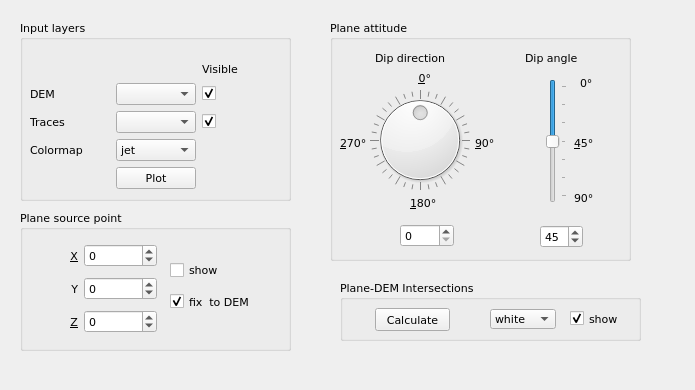
<?xml version="1.0" encoding="UTF-8"?>
<ui version="4.0">
 <class>PlaneDemForm</class>
 <widget class="QWidget" name="PlaneDemForm">
  <property name="geometry">
   <rect>
    <x>0</x>
    <y>0</y>
    <width>695</width>
    <height>390</height>
   </rect>
  </property>
  <property name="windowTitle">
   <string>Plane-DEM intersections</string>
  </property>
  <widget class="QWidget" name="Intersection_widget" native="true">
   <property name="geometry">
    <rect>
     <x>15</x>
     <y>565</y>
     <width>251</width>
     <height>111</height>
    </rect>
   </property>
   <property name="font">
    <font>
     <family>Verdana</family>
     <pointsize>8</pointsize>
    </font>
   </property>
  </widget>
  <widget class="QGroupBox" name="plane_groupBox">
   <property name="geometry">
    <rect>
     <x>330</x>
     <y>20</y>
     <width>301</width>
     <height>241</height>
    </rect>
   </property>
   <property name="font">
    <font>
     <family>Verdana</family>
     <pointsize>8</pointsize>
     <weight>50</weight>
     <bold>false</bold>
    </font>
   </property>
   <property name="title">
    <string>Plane attitude</string>
   </property>
   <widget class="QLabel" name="DDirection_0_label">
    <property name="geometry">
     <rect>
      <x>80</x>
      <y>50</y>
      <width>21</width>
      <height>16</height>
     </rect>
    </property>
    <property name="font">
     <font>
      <family>Verdana</family>
      <pointsize>8</pointsize>
     </font>
    </property>
    <property name="text">
     <string>&amp;0°</string>
    </property>
    <property name="alignment">
     <set>Qt::AlignRight|Qt::AlignTrailing|Qt::AlignVCenter</set>
    </property>
    <property name="buddy">
     <cstring>DDirection_dial</cstring>
    </property>
   </widget>
   <widget class="QLabel" name="DDirection_label">
    <property name="geometry">
     <rect>
      <x>45</x>
      <y>30</y>
      <width>87</width>
      <height>16</height>
     </rect>
    </property>
    <property name="font">
     <font>
      <family>Verdana</family>
      <pointsize>8</pointsize>
      <weight>50</weight>
      <bold>false</bold>
     </font>
    </property>
    <property name="text">
     <string>Dip direction</string>
    </property>
    <property name="buddy">
     <cstring>DDirection_dial</cstring>
    </property>
   </widget>
   <widget class="QLabel" name="DAngle_label">
    <property name="geometry">
     <rect>
      <x>195</x>
      <y>30</y>
      <width>63</width>
      <height>16</height>
     </rect>
    </property>
    <property name="font">
     <font>
      <family>Verdana</family>
      <pointsize>8</pointsize>
      <weight>50</weight>
      <bold>false</bold>
     </font>
    </property>
    <property name="text">
     <string>Dip angle</string>
    </property>
    <property name="buddy">
     <cstring>DAngle_verticalSlider</cstring>
    </property>
   </widget>
   <widget class="QLabel" name="DDirection_90_label">
    <property name="geometry">
     <rect>
      <x>145</x>
      <y>115</y>
      <width>30</width>
      <height>16</height>
     </rect>
    </property>
    <property name="font">
     <font>
      <family>Verdana</family>
      <pointsize>8</pointsize>
     </font>
    </property>
    <property name="text">
     <string>&amp;90°</string>
    </property>
    <property name="buddy">
     <cstring>DDirection_dial</cstring>
    </property>
   </widget>
   <widget class="QSpinBox" name="DDirection_spinBox">
    <property name="geometry">
     <rect>
      <x>70</x>
      <y>204</y>
      <width>54</width>
      <height>23</height>
     </rect>
    </property>
    <property name="font">
     <font>
      <family>Verdana</family>
      <pointsize>8</pointsize>
     </font>
    </property>
    <property name="minimum">
     <number>0</number>
    </property>
    <property name="maximum">
     <number>360</number>
    </property>
    <property name="singleStep">
     <number>1</number>
    </property>
   </widget>
   <widget class="QDial" name="DDirection_dial">
    <property name="geometry">
     <rect>
      <x>40</x>
      <y>70</y>
      <width>100</width>
      <height>100</height>
     </rect>
    </property>
    <property name="font">
     <font>
      <family>Verdana</family>
      <pointsize>8</pointsize>
     </font>
    </property>
    <property name="maximum">
     <number>359</number>
    </property>
    <property name="pageStep">
     <number>30</number>
    </property>
    <property name="value">
     <number>180</number>
    </property>
    <property name="sliderPosition">
     <number>180</number>
    </property>
    <property name="tracking">
     <bool>true</bool>
    </property>
    <property name="orientation">
     <enum>Qt::Vertical</enum>
    </property>
    <property name="invertedAppearance">
     <bool>false</bool>
    </property>
    <property name="invertedControls">
     <bool>false</bool>
    </property>
    <property name="wrapping">
     <bool>true</bool>
    </property>
    <property name="notchTarget">
     <double>10.000000000000000</double>
    </property>
    <property name="notchesVisible">
     <bool>true</bool>
    </property>
   </widget>
   <widget class="QSlider" name="DAngle_verticalSlider">
    <property name="geometry">
     <rect>
      <x>216</x>
      <y>59</y>
      <width>21</width>
      <height>124</height>
     </rect>
    </property>
    <property name="font">
     <font>
      <family>Verdana</family>
      <pointsize>8</pointsize>
     </font>
    </property>
    <property name="maximum">
     <number>90</number>
    </property>
    <property name="value">
     <number>45</number>
    </property>
    <property name="orientation">
     <enum>Qt::Vertical</enum>
    </property>
    <property name="invertedAppearance">
     <bool>true</bool>
    </property>
    <property name="tickPosition">
     <enum>QSlider::TicksBelow</enum>
    </property>
    <property name="tickInterval">
     <number>15</number>
    </property>
   </widget>
   <widget class="QLabel" name="DDirection_180_label">
    <property name="geometry">
     <rect>
      <x>80</x>
      <y>175</y>
      <width>33</width>
      <height>16</height>
     </rect>
    </property>
    <property name="font">
     <font>
      <family>Verdana</family>
      <pointsize>8</pointsize>
     </font>
    </property>
    <property name="text">
     <string>&amp;180°</string>
    </property>
    <property name="buddy">
     <cstring>DDirection_dial</cstring>
    </property>
   </widget>
   <widget class="QSpinBox" name="DAngle_spinBox">
    <property name="geometry">
     <rect>
      <x>210</x>
      <y>205</y>
      <width>43</width>
      <height>23</height>
     </rect>
    </property>
    <property name="font">
     <font>
      <family>Verdana</family>
      <pointsize>8</pointsize>
     </font>
    </property>
    <property name="minimum">
     <number>0</number>
    </property>
    <property name="maximum">
     <number>90</number>
    </property>
    <property name="singleStep">
     <number>1</number>
    </property>
    <property name="value">
     <number>45</number>
    </property>
   </widget>
   <widget class="QLabel" name="DDirection_270_label">
    <property name="geometry">
     <rect>
      <x>10</x>
      <y>115</y>
      <width>37</width>
      <height>16</height>
     </rect>
    </property>
    <property name="font">
     <font>
      <family>Verdana</family>
      <pointsize>8</pointsize>
     </font>
    </property>
    <property name="text">
     <string>&amp;270°</string>
    </property>
    <property name="buddy">
     <cstring>DDirection_dial</cstring>
    </property>
   </widget>
   <widget class="QLabel" name="DAngle_90_label">
    <property name="geometry">
     <rect>
      <x>250</x>
      <y>55</y>
      <width>21</width>
      <height>16</height>
     </rect>
    </property>
    <property name="font">
     <font>
      <family>Verdana</family>
      <pointsize>8</pointsize>
     </font>
    </property>
    <property name="text">
     <string>0°</string>
    </property>
   </widget>
   <widget class="QLabel" name="DDirection_45_label">
    <property name="geometry">
     <rect>
      <x>244</x>
      <y>115</y>
      <width>25</width>
      <height>16</height>
     </rect>
    </property>
    <property name="font">
     <font>
      <family>Verdana</family>
      <pointsize>8</pointsize>
     </font>
    </property>
    <property name="text">
     <string>&amp;45°</string>
    </property>
    <property name="buddy">
     <cstring>DAngle_verticalSlider</cstring>
    </property>
   </widget>
   <widget class="QLabel" name="DAngle_0_label">
    <property name="geometry">
     <rect>
      <x>244</x>
      <y>170</y>
      <width>24</width>
      <height>16</height>
     </rect>
    </property>
    <property name="font">
     <font>
      <family>Verdana</family>
      <pointsize>8</pointsize>
     </font>
    </property>
    <property name="text">
     <string>90°</string>
    </property>
    <property name="buddy">
     <cstring>DAngle_verticalSlider</cstring>
    </property>
   </widget>
  </widget>
  <widget class="QGroupBox" name="groupBox">
   <property name="geometry">
    <rect>
     <x>340</x>
     <y>280</y>
     <width>301</width>
     <height>61</height>
    </rect>
   </property>
   <property name="font">
    <font>
     <family>Verdana</family>
     <pointsize>8</pointsize>
    </font>
   </property>
   <property name="title">
    <string>Plane-DEM Intersections</string>
   </property>
   <widget class="QPushButton" name="Intersection_calculate_pushButton">
    <property name="geometry">
     <rect>
      <x>35</x>
      <y>28</y>
      <width>75</width>
      <height>23</height>
     </rect>
    </property>
    <property name="text">
     <string>Calculate</string>
    </property>
   </widget>
   <widget class="QComboBox" name="Intersection_color_comboBox">
    <property name="geometry">
     <rect>
      <x>150</x>
      <y>29</y>
      <width>66</width>
      <height>20</height>
     </rect>
    </property>
    <property name="font">
     <font>
      <family>Verdana</family>
      <pointsize>8</pointsize>
     </font>
    </property>
    <item>
     <property name="text">
      <string>white</string>
     </property>
    </item>
    <item>
     <property name="text">
      <string>red</string>
     </property>
    </item>
    <item>
     <property name="text">
      <string>blue</string>
     </property>
    </item>
    <item>
     <property name="text">
      <string>yellow</string>
     </property>
    </item>
    <item>
     <property name="text">
      <string>orange</string>
     </property>
    </item>
    <item>
     <property name="text">
      <string>brown</string>
     </property>
    </item>
   </widget>
   <widget class="QCheckBox" name="Intersection_show_checkBox">
    <property name="geometry">
     <rect>
      <x>230</x>
      <y>30</y>
      <width>52</width>
      <height>17</height>
     </rect>
    </property>
    <property name="font">
     <font>
      <family>Verdana</family>
      <pointsize>8</pointsize>
     </font>
    </property>
    <property name="text">
     <string>show</string>
    </property>
    <property name="checked">
     <bool>true</bool>
    </property>
   </widget>
  </widget>
  <widget class="QGroupBox" name="point_groupBox">
   <property name="geometry">
    <rect>
     <x>20</x>
     <y>210</y>
     <width>271</width>
     <height>141</height>
    </rect>
   </property>
   <property name="font">
    <font>
     <family>Verdana</family>
     <pointsize>8</pointsize>
     <weight>50</weight>
     <bold>false</bold>
    </font>
   </property>
   <property name="title">
    <string>Plane source point</string>
   </property>
   <widget class="QWidget" name="layoutWidget">
    <property name="geometry">
     <rect>
      <x>10</x>
      <y>30</y>
      <width>127</width>
      <height>98</height>
     </rect>
    </property>
    <layout class="QGridLayout" name="gridLayout_2">
     <item row="0" column="0">
      <widget class="QLabel" name="Pt_label_x">
       <property name="font">
        <font>
         <family>Verdana</family>
         <pointsize>8</pointsize>
        </font>
       </property>
       <property name="text">
        <string>&amp;X</string>
       </property>
       <property name="alignment">
        <set>Qt::AlignRight|Qt::AlignTrailing|Qt::AlignVCenter</set>
       </property>
       <property name="buddy">
        <cstring>Pt_spinBox_x</cstring>
       </property>
      </widget>
     </item>
     <item row="0" column="1">
      <widget class="QSpinBox" name="Pt_spinBox_x">
       <property name="font">
        <font>
         <family>Verdana</family>
         <pointsize>8</pointsize>
        </font>
       </property>
       <property name="minimum">
        <number>-1000000000</number>
       </property>
       <property name="maximum">
        <number>1000000000</number>
       </property>
       <property name="singleStep">
        <number>50</number>
       </property>
      </widget>
     </item>
     <item row="1" column="0">
      <widget class="QLabel" name="Pt_label_y">
       <property name="font">
        <font>
         <family>Verdana</family>
         <pointsize>8</pointsize>
        </font>
       </property>
       <property name="text">
        <string>Y</string>
       </property>
       <property name="alignment">
        <set>Qt::AlignRight|Qt::AlignTrailing|Qt::AlignVCenter</set>
       </property>
       <property name="buddy">
        <cstring>Pt_spinBox_y</cstring>
       </property>
      </widget>
     </item>
     <item row="1" column="1">
      <widget class="QSpinBox" name="Pt_spinBox_y">
       <property name="font">
        <font>
         <family>Verdana</family>
         <pointsize>8</pointsize>
        </font>
       </property>
       <property name="minimum">
        <number>-1000000000</number>
       </property>
       <property name="maximum">
        <number>1000000000</number>
       </property>
       <property name="singleStep">
        <number>50</number>
       </property>
      </widget>
     </item>
     <item row="2" column="0">
      <widget class="QLabel" name="Pt_label_z">
       <property name="font">
        <font>
         <family>Verdana</family>
         <pointsize>8</pointsize>
        </font>
       </property>
       <property name="text">
        <string>&amp;Z</string>
       </property>
       <property name="alignment">
        <set>Qt::AlignRight|Qt::AlignTrailing|Qt::AlignVCenter</set>
       </property>
       <property name="buddy">
        <cstring>Pt_spinBox_z</cstring>
       </property>
      </widget>
     </item>
     <item row="2" column="1">
      <widget class="QSpinBox" name="Pt_spinBox_z">
       <property name="font">
        <font>
         <family>Verdana</family>
         <pointsize>8</pointsize>
        </font>
       </property>
       <property name="minimum">
        <number>-10000000</number>
       </property>
       <property name="maximum">
        <number>10000000</number>
       </property>
       <property name="singleStep">
        <number>5</number>
       </property>
      </widget>
     </item>
    </layout>
   </widget>
   <widget class="QCheckBox" name="Z_fix2DEM_checkBox_z">
    <property name="geometry">
     <rect>
      <x>150</x>
      <y>77</y>
      <width>86</width>
      <height>29</height>
     </rect>
    </property>
    <property name="font">
     <font>
      <family>Verdana</family>
      <pointsize>8</pointsize>
     </font>
    </property>
    <property name="text">
     <string>fix  to DEM</string>
    </property>
    <property name="checked">
     <bool>true</bool>
    </property>
   </widget>
   <widget class="QCheckBox" name="show_SrcPt_checkBox">
    <property name="enabled">
     <bool>true</bool>
    </property>
    <property name="geometry">
     <rect>
      <x>150</x>
      <y>50</y>
      <width>57</width>
      <height>20</height>
     </rect>
    </property>
    <property name="font">
     <font>
      <family>Verdana</family>
      <pointsize>8</pointsize>
     </font>
    </property>
    <property name="text">
     <string>show</string>
    </property>
    <property name="checked">
     <bool>false</bool>
    </property>
   </widget>
  </widget>
  <widget class="QGroupBox" name="input_groupBox">
   <property name="geometry">
    <rect>
     <x>20</x>
     <y>20</y>
     <width>271</width>
     <height>181</height>
    </rect>
   </property>
   <property name="font">
    <font>
     <family>Verdana</family>
     <pointsize>8</pointsize>
    </font>
   </property>
   <property name="title">
    <string>Input layers</string>
   </property>
   <widget class="QWidget" name="layoutWidget_2">
    <property name="geometry">
     <rect>
      <x>10</x>
      <y>40</y>
      <width>251</width>
      <height>129</height>
     </rect>
    </property>
    <property name="font">
     <font>
      <family>Verdana</family>
      <pointsize>8</pointsize>
     </font>
    </property>
    <layout class="QGridLayout" name="gridLayout">
     <item row="3" column="0">
      <widget class="QLabel" name="DEM_cmap_label">
       <property name="font">
        <font>
         <family>Verdana</family>
         <pointsize>8</pointsize>
        </font>
       </property>
       <property name="text">
        <string>Colormap</string>
       </property>
       <property name="buddy">
        <cstring>DEM_cmap_comboBox</cstring>
       </property>
      </widget>
     </item>
     <item row="2" column="0">
      <widget class="QLabel" name="Fault_label">
       <property name="font">
        <font>
         <family>Verdana</family>
         <pointsize>8</pointsize>
        </font>
       </property>
       <property name="text">
        <string>Traces</string>
       </property>
      </widget>
     </item>
     <item row="1" column="0">
      <widget class="QLabel" name="DEM_label">
       <property name="font">
        <font>
         <family>Verdana</family>
         <pointsize>8</pointsize>
        </font>
       </property>
       <property name="text">
        <string>DEM</string>
       </property>
      </widget>
     </item>
     <item row="2" column="1">
      <widget class="QComboBox" name="InputTracesComboBox"/>
     </item>
     <item row="2" column="2">
      <widget class="QCheckBox" name="show_Fault_checkBox">
       <property name="font">
        <font>
         <family>Verdana</family>
         <pointsize>8</pointsize>
        </font>
       </property>
       <property name="text">
        <string/>
       </property>
       <property name="checked">
        <bool>true</bool>
       </property>
      </widget>
     </item>
     <item row="1" column="2">
      <widget class="QCheckBox" name="show_DEM_checkBox">
       <property name="font">
        <font>
         <family>Verdana</family>
         <pointsize>8</pointsize>
        </font>
       </property>
       <property name="text">
        <string/>
       </property>
       <property name="checked">
        <bool>true</bool>
       </property>
      </widget>
     </item>
     <item row="0" column="2">
      <widget class="QLabel" name="show_label">
       <property name="font">
        <font>
         <family>Verdana</family>
         <pointsize>8</pointsize>
        </font>
       </property>
       <property name="text">
        <string>Visible</string>
       </property>
      </widget>
     </item>
     <item row="1" column="1">
      <widget class="QComboBox" name="InputDemComboBox"/>
     </item>
     <item row="3" column="1">
      <widget class="QComboBox" name="DEM_cmap_comboBox">
       <property name="font">
        <font>
         <family>Verdana</family>
         <pointsize>8</pointsize>
        </font>
       </property>
       <item>
        <property name="text">
         <string>jet</string>
        </property>
       </item>
       <item>
        <property name="text">
         <string>gray</string>
        </property>
       </item>
       <item>
        <property name="text">
         <string>bone</string>
        </property>
       </item>
       <item>
        <property name="text">
         <string>hot</string>
        </property>
       </item>
       <item>
        <property name="text">
         <string>autumn</string>
        </property>
       </item>
       <item>
        <property name="text">
         <string>cool</string>
        </property>
       </item>
       <item>
        <property name="text">
         <string>copper</string>
        </property>
       </item>
       <item>
        <property name="text">
         <string>hsv</string>
        </property>
       </item>
       <item>
        <property name="text">
         <string>pink</string>
        </property>
       </item>
       <item>
        <property name="text">
         <string>prism</string>
        </property>
       </item>
       <item>
        <property name="text">
         <string>spring</string>
        </property>
       </item>
       <item>
        <property name="text">
         <string>summer</string>
        </property>
       </item>
       <item>
        <property name="text">
         <string>winter</string>
        </property>
       </item>
       <item>
        <property name="text">
         <string>spectral</string>
        </property>
       </item>
       <item>
        <property name="text">
         <string>flag</string>
        </property>
       </item>
      </widget>
     </item>
     <item row="4" column="1">
      <widget class="QPushButton" name="MapPlotPushButton">
       <property name="text">
        <string>Plot</string>
       </property>
      </widget>
     </item>
    </layout>
   </widget>
  </widget>
 </widget>
 <resources/>
 <connections/>
</ui>
